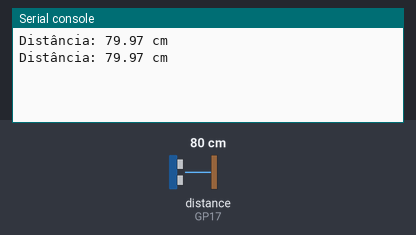
Recording of a program running on a simulated Raspberry Pi Pico running MicroPython. Shown: the last lines printed to the serial console. Inputs (shaded band) come from the test bench; at power-on: distance to the obstacle (sensor on GP17) 80 cm. The echo pulse lasts 58.3 µs per cm; library files of the repository ran but are not shown: hcsr04.py.

Above: at 1.2 s.
1.3 s: distance to the obstacle (sensor on GP17) set to 2 cm
At 2.6 s:
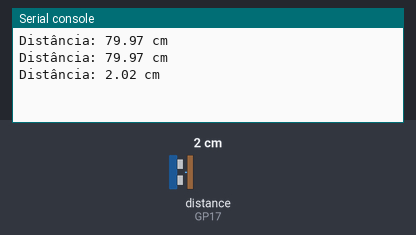
2.8 s: distance to the obstacle (sensor on GP17) set to 4 cm
At 3.7 s:
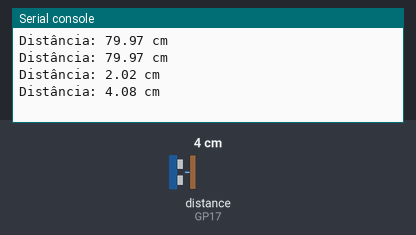
Timing chart, 0 to 5.8 s (numbered marks = the images above; inputs shaded):
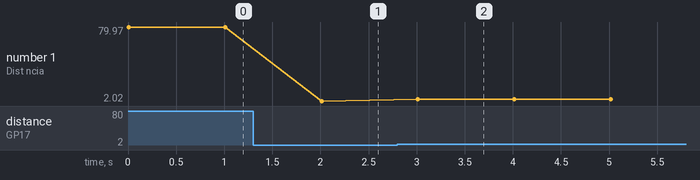

The program:

hcsr04_exemplo.py
```python
"""!
@file hcsr04_exemplo.py
@brief Programa para medir a distância usando o módulo ultrassônico HC-SR04 e Raspberry Pi Pico
@details Este programa demonstra como utilizar a biblioteca hcsr04.py para medir a distância usando
         um sensor ultrassônico HC-SR04 e um Raspberry Pi Pico rodando MicroPython.
         Referência: https://randomnerdtutorials.com/micropython-hc-sr04-ultrasonic-esp32-esp8266/
@author Rodrigo França
@date 2023-03-17
"""

# Importa a classe HCSR04 da biblioteca hcsr04.py
from hcsr04 import HCSR04
# Importa a biblioteca utime para usar funções relacionadas ao tempo
import utime

# Define os pinos do Raspberry Pi Pico conectados ao módulo HC-SR04
hcsr04_trigger_pin = 16
hcsr04_echo_pin = 17

# Define o timeout para o módulo HC-SR04 em ms
hcsr04_timeout_ms = 20

# Instancia o objeto HCSR04 com os pinos definidos
hcsr04_sensor = HCSR04(hcsr04_trigger_pin, hcsr04_echo_pin, hcsr04_timeout_ms)

# Loop infinito para medir a distância continuamente
while True:
    # Obtém a distância medida pelo sensor HC-SR04 em cm
    distance_cm = hcsr04_sensor.get_distance_cm()

    # Imprime a distância formatada no console
    print("Distância: {:.2f} cm".format(distance_cm))

    # Aguarda 1 segundo antes de medir a distância novamente
    utime.sleep(1)
```

Measured:
- after the input at 1.3 s, the serial console: prints a new line after 0.71 s (image 1)
- after the input at 2.8 s, the serial console: prints a new line after 0.21 s (image 2)
- plotted number 1: 79.97 → 2.02 after the input at 1.3 s, 2.02 → 4.08 after the input at 2.8 s
